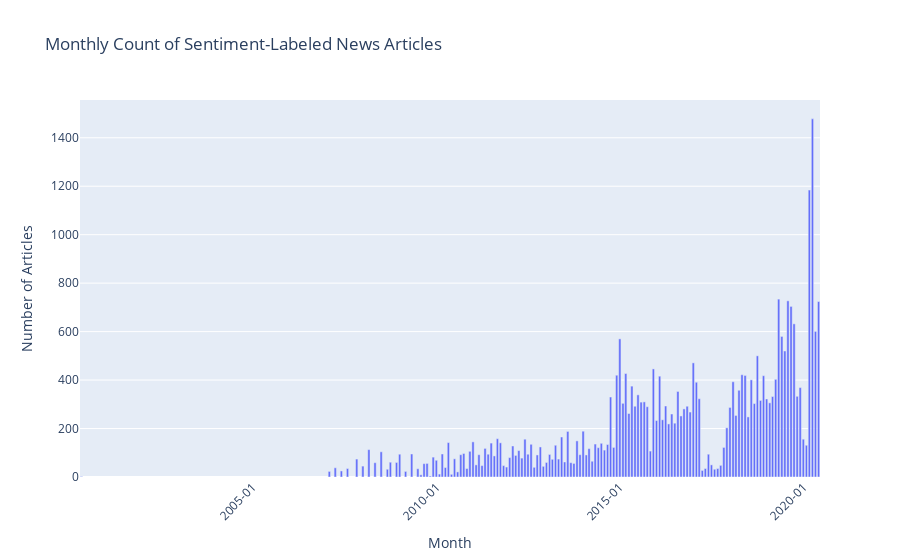

Write notebook code for a chart like this one.
### Code cell
plot_timeseries(summarized_news_filtered)

### Figure 1 — Plotly figure (JSON) as saved in the notebook; plotly's stock layout.template omitted (floating-point values rounded to 4 significant figures; data arrays with more than 128 entries replaced by an {"elided": "..."} marker saying what was removed)
{"data": [{"alignmentgroup": "True", "hovertemplate": "YearMonth=%{x}<br>Count=%{y}<extra></extra>", "legendgroup": "", "marker": {"color": "#636efa", "pattern": {"shape": ""}}, "name": "", "offsetgroup": "", "orientation": "v", "showlegend": false, "textposition": "auto", "type": "bar", "x": {"elided": "148 str values"}, "xaxis": "x", "y": {"elided": "148 int values"}, "yaxis": "y"}], "layout": {"barmode": "relative", "legend": {"tracegroupgap": 0}, "title": {"text": "Monthly Count of Sentiment-Labeled News Articles"}, "xaxis": {"anchor": "y", "domain": [0, 1], "tickangle": -45, "tickformat": "%Y-%m", "title": {"text": "Month"}}, "yaxis": {"anchor": "x", "domain": [0, 1], "title": {"text": "Number of Articles"}}}}
